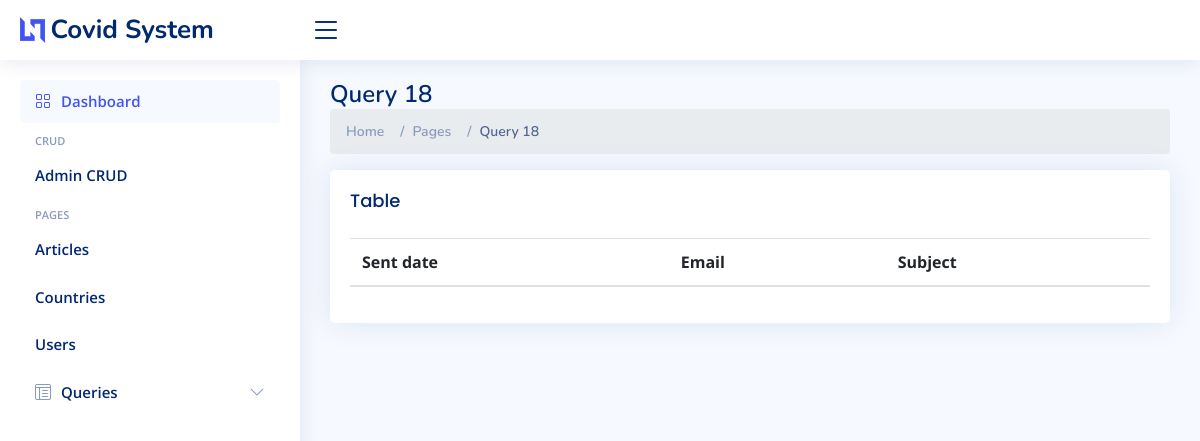
Page /query18.php on the earlier database version.
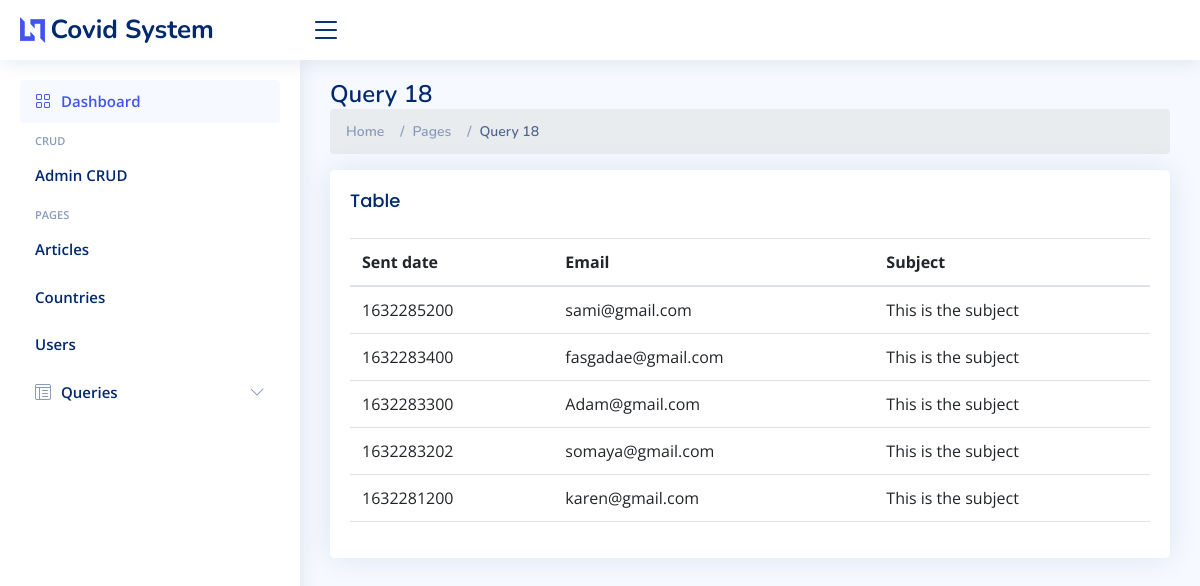
Same page on the later database version.
### tables this page shows
CREATE TABLE IF NOT EXISTS `emails` (
  `email` varchar(255) DEFAULT NULL,
  `aID` int(11) DEFAULT NULL,
  `sent_date` bigint(20) DEFAULT NULL,
  `subject` text,
  `body` text
);

### query18.php (the view)
<?php include 'header.php';
$query = $db->query("SELECT e.sent_date, e.email, e.subject
FROM emails as e
ORDER BY e.sent_date DESC;");
$query18 = $query->fetchAll( PDO::FETCH_ASSOC );
?>
    <div class="pagetitle">
      <h1>Query 18</h1>
      <nav>
        <ol class="breadcrumb">
          <li class="breadcrumb-item"><a href="index.php">Home</a></li>
          <li class="breadcrumb-item">Pages</li>
          <li class="breadcrumb-item active">Query 18</li>
        </ol>
      </nav>
    </div>
    <section class="section">
        <div class="card">
            <div class="card-body">
              <h5 class="card-title">Table</h5>
              <table class="table table-hover">
                <thead>
                  <tr>
                    <th scope="col">Sent date</th>
                    <th scope="col">Email</th>
                    <th scope="col">Subject</th>
                  </tr>
                </thead>
                <tbody>
                <?php foreach ($query18 as $rows): ?>
                  <tr>
                    <td><?= $rows['sent_date'] ?></td>
                    <td><?= $rows['email'] ?></td>
                    <td><?= $rows['subject'] ?></td>
                  </tr>
                  <?php endforeach; ?>
                </tbody>
              </table>
            </div>
        </div>
    </section>
    <?php include 'footer.php' ?>

Differences in the rows shown:
added emails: sent_date "1632285200", email "sami@gmail.com", subject "This is the subject"
added emails: sent_date "1632283400", email "fasgadae@gmail.com", subject "This is the subject"
added emails: sent_date "1632283300", email "Adam@gmail.com", subject "This is the subject"
added emails: sent_date "1632283202", email "somaya@gmail.com", subject "This is the subject"
added emails: sent_date "1632281200", email "karen@gmail.com", subject "This is the subject"
